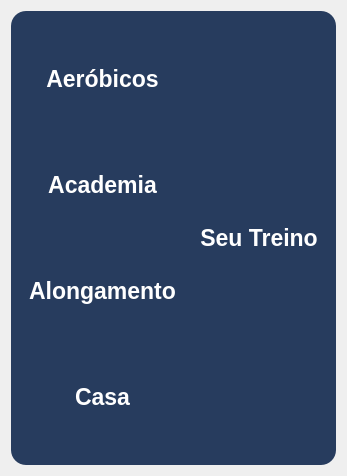
            <widget class="QWidget" name="PgTreino">
             <layout class="QVBoxLayout" name="verticalLayout_11">
              <item>
               <widget class="QFrame" name="frame_2">
                <property name="styleSheet">
                 <string notr="true">background-color: #273C5E;
border-radius:15px;</string>
                </property>
                <property name="frameShape">
                 <enum>QFrame::StyledPanel</enum>
                </property>
                <property name="frameShadow">
                 <enum>QFrame::Raised</enum>
                </property>
                <layout class="QHBoxLayout" name="horizontalLayout">
                 <item>
                  <widget class="QFrame" name="frame_4">
                   <property name="frameShape">
                    <enum>QFrame::StyledPanel</enum>
                   </property>
                   <property name="frameShadow">
                    <enum>QFrame::Raised</enum>
                   </property>
                   <layout class="QVBoxLayout" name="verticalLayout_13">
                    <item>
                     <widget class="QPushButton" name="btn_Anae">
                      <property name="sizePolicy">
                       <sizepolicy hsizetype="Minimum" vsizetype="Expanding">
                        <horstretch>0</horstretch>
                        <verstretch>0</verstretch>
                       </sizepolicy>
                      </property>
                      <property name="minimumSize">
                       <size>
                        <width>0</width>
                        <height>100</height>
                       </size>
                      </property>
                      <property name="maximumSize">
                       <size>
                        <width>1000</width>
                        <height>1000</height>
                       </size>
                      </property>
                      <property name="font">
                       <font>
                        <pointsize>17</pointsize>
                        <weight>75</weight>
                        <italic>false</italic>
                        <bold>true</bold>
                        <strikeout>false</strikeout>
                       </font>
                      </property>
                      <property name="styleSheet">
                       <string notr="true">QPushButton{
	
	
	
	background-image: url(:/Corrida.png);
    border-radius:15px;
	color: rgb(255, 255, 255);
}

</string>
                      </property>
                      <property name="text">
                       <string>Aeróbicos</string>
                      </property>
                      <property name="iconSize">
                       <size>
                        <width>0</width>
                        <height>0</height>
                       </size>
                      </property>
                     </widget>
                    </item>
                    <item>
                     <widget class="QPushButton" name="btn_academia">
                      <property name="sizePolicy">
                       <sizepolicy hsizetype="Minimum" vsizetype="Expanding">
                        <horstretch>0</horstretch>
                        <verstretch>0</verstretch>
                       </sizepolicy>
                      </property>
                      <property name="minimumSize">
                       <size>
                        <width>0</width>
                        <height>100</height>
                       </size>
                      </property>
                      <property name="maximumSize">
                       <size>
                        <width>1000</width>
                        <height>1000</height>
                       </size>
                      </property>
                      <property name="font">
                       <font>
                        <pointsize>17</pointsize>
                        <weight>75</weight>
                        <bold>true</bold>
                       </font>
                      </property>
                      <property name="layoutDirection">
                       <enum>Qt::LeftToRight</enum>
                      </property>
                      <property name="styleSheet">
                       <string notr="true">QPushButton{
  
	
	
	background-image: url(:/Academia.png);
border-radius:15px;
   color:rgb(255, 255, 255)
}
</string>
                      </property>
                      <property name="text">
                       <string>Academia</string>
                      </property>
                      <property name="icon">
                       <iconset>
                        <normaloff>Beta/APP Beta/Versão Final App/exercicio/d56b8d7c-e220-46f7-8acd-a595cc97eb29-removebg-preview.png</normaloff>Beta/APP Beta/Versão Final App/exercicio/d56b8d7c-e220-46f7-8acd-a595cc97eb29-removebg-preview.png</iconset>
                      </property>
                      <property name="iconSize">
                       <size>
                        <width>100</width>
                        <height>100</height>
                       </size>
                      </property>
                     </widget>
                    </item>
                    <item>
                     <widget class="QPushButton" name="btn_Alonga">
                      <property name="sizePolicy">
                       <sizepolicy hsizetype="Minimum" vsizetype="Expanding">
                        <horstretch>0</horstretch>
                        <verstretch>0</verstretch>
                       </sizepolicy>
                      </property>
                      <property name="minimumSize">
                       <size>
                        <width>0</width>
                        <height>100</height>
                       </size>
                      </property>
                      <property name="font">
                       <font>
                        <pointsize>17</pointsize>
                        <weight>75</weight>
                        <bold>true</bold>
                       </font>
                      </property>
                      <property name="styleSheet">
                       <string notr="true">QPushButton{
     
	
	
	
	background-image: url(:/Alongamento.png);
   border-radius:15px;
   color:rgb(255, 255, 255)
}

</string>
                      </property>
                      <property name="text">
                       <string>Alongamento</string>
                      </property>
                      <property name="icon">
                       <iconset>
                        <normaloff>Beta/APP Beta/Versão Final App/exercicio/5677e46d-070e-4d35-9074-5b6f17bb5b7a-removebg-preview.png</normaloff>Beta/APP Beta/Versão Final App/exercicio/5677e46d-070e-4d35-9074-5b6f17bb5b7a-removebg-preview.png</iconset>
                      </property>
                      <property name="iconSize">
                       <size>
                        <width>100</width>
                        <height>100</height>
                       </size>
                      </property>
                     </widget>
                    </item>
                    <item>
                     <widget class="QPushButton" name="btn_casa">
                      <property name="minimumSize">
                       <size>
                        <width>0</width>
                        <height>100</height>
                       </size>
                      </property>
                      <property name="font">
                       <font>
                        <pointsize>17</pointsize>
                        <weight>75</weight>
                        <bold>true</bold>
                       </font>
                      </property>
                      <property name="layoutDirection">
                       <enum>Qt::LeftToRight</enum>
                      </property>
                      <property name="autoFillBackground">
                       <bool>false</bool>
                      </property>
                      <property name="styleSheet">
                       <string notr="true">QPushButton{
	
	
	background-image: url(:/Casa.png);
   border-radius:15px;
   color:rgb(255, 255, 255)
}</string>
                      </property>
                      <property name="text">
                       <string>Casa</string>
                      </property>
                      <property name="icon">
                       <iconset>
                        <normaloff>Beta/APP Beta/Versão Final App/exercicio/9ad3cf06-0eeb-47dc-ab27-6746152e15fb-removebg-preview.png</normaloff>Beta/APP Beta/Versão Final App/exercicio/9ad3cf06-0eeb-47dc-ab27-6746152e15fb-removebg-preview.png</iconset>
                      </property>
                      <property name="iconSize">
                       <size>
                        <width>100</width>
                        <height>100</height>
                       </size>
                      </property>
                     </widget>
                    </item>
                   </layout>
                  </widget>
                 </item>
                 <item>
                  <widget class="QFrame" name="frame_3">
                   <property name="minimumSize">
                    <size>
                     <width>0</width>
                     <height>0</height>
                    </size>
                   </property>
                   <property name="maximumSize">
                    <size>
                     <width>500</width>
                     <height>16777215</height>
                    </size>
                   </property>
                   <property name="styleSheet">
                    <string notr="true">background-color: #273C5E;
border-radius:15px;</string>
                   </property>
                   <property name="frameShape">
                    <enum>QFrame::StyledPanel</enum>
                   </property>
                   <property name="frameShadow">
                    <enum>QFrame::Raised</enum>
                   </property>
                   <layout class="QVBoxLayout" name="verticalLayout_12">
                    <item>
                     <widget class="QPushButton" name="btn_SeuTreino">
                      <property name="minimumSize">
                       <size>
                        <width>0</width>
                        <height>400</height>
                       </size>
                      </property>
                      <property name="maximumSize">
                       <size>
                        <width>500</width>
                        <height>16777215</height>
                       </size>
                      </property>
                      <property name="font">
                       <font>
                        <pointsize>17</pointsize>
                        <weight>75</weight>
                        <bold>true</bold>
                       </font>
                      </property>
                      <property name="styleSheet">
                       <string notr="true">QPushButton{	
	
	background-image: url(:/SeuT.png);
   border-radius:15px;
   color:rgb(255, 255, 255)

}</string>
                      </property>
                      <property name="text">
                       <string>Seu Treino</string>
                      </property>
                      <property name="iconSize">
                       <size>
                        <width>0</width>
                        <height>0</height>
                       </size>
                      </property>
                     </widget>
                    </item>
                   </layout>
                  </widget>
                 </item>
                </layout>
               </widget>
              </item>
             </layout>
            </widget>
